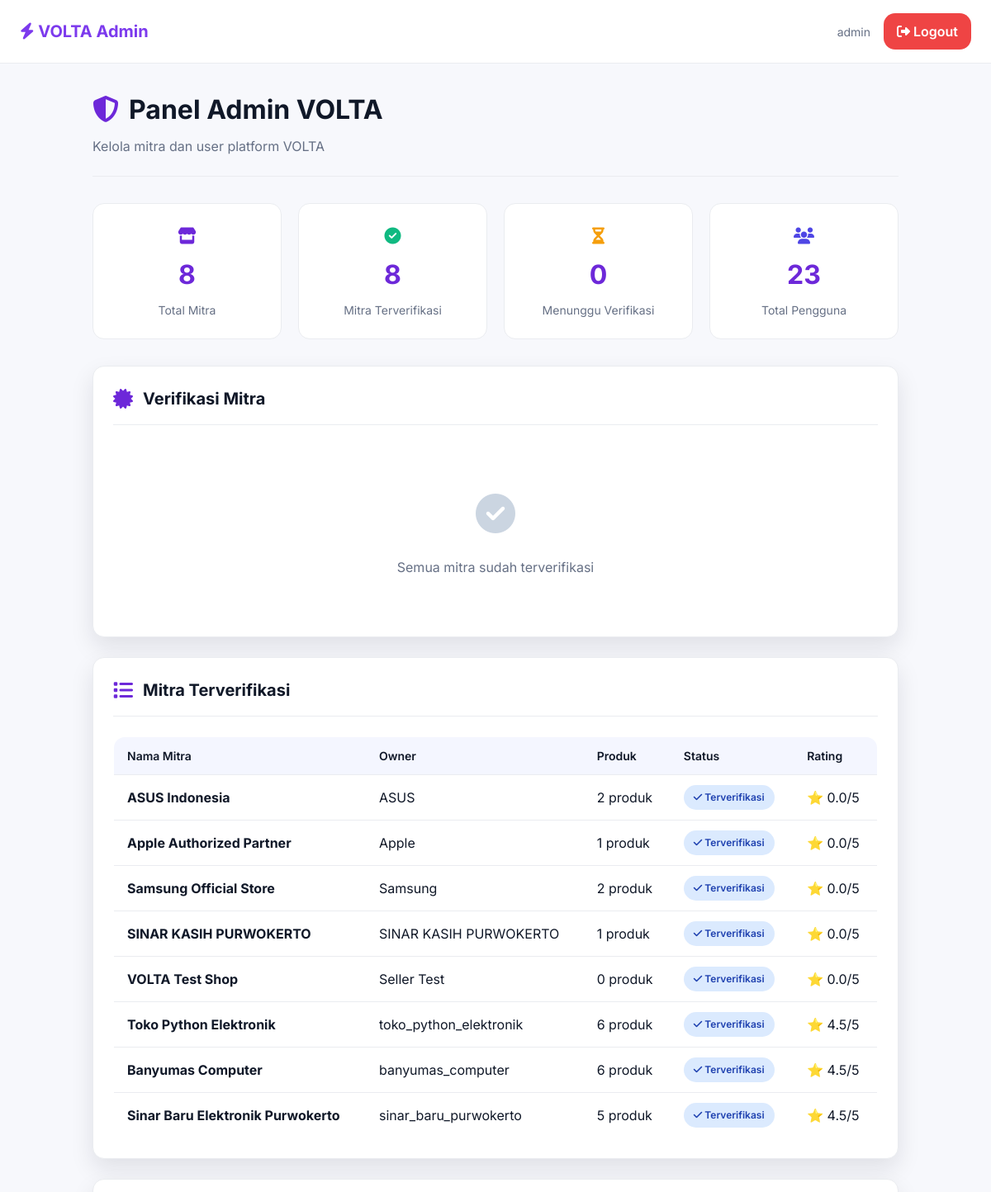
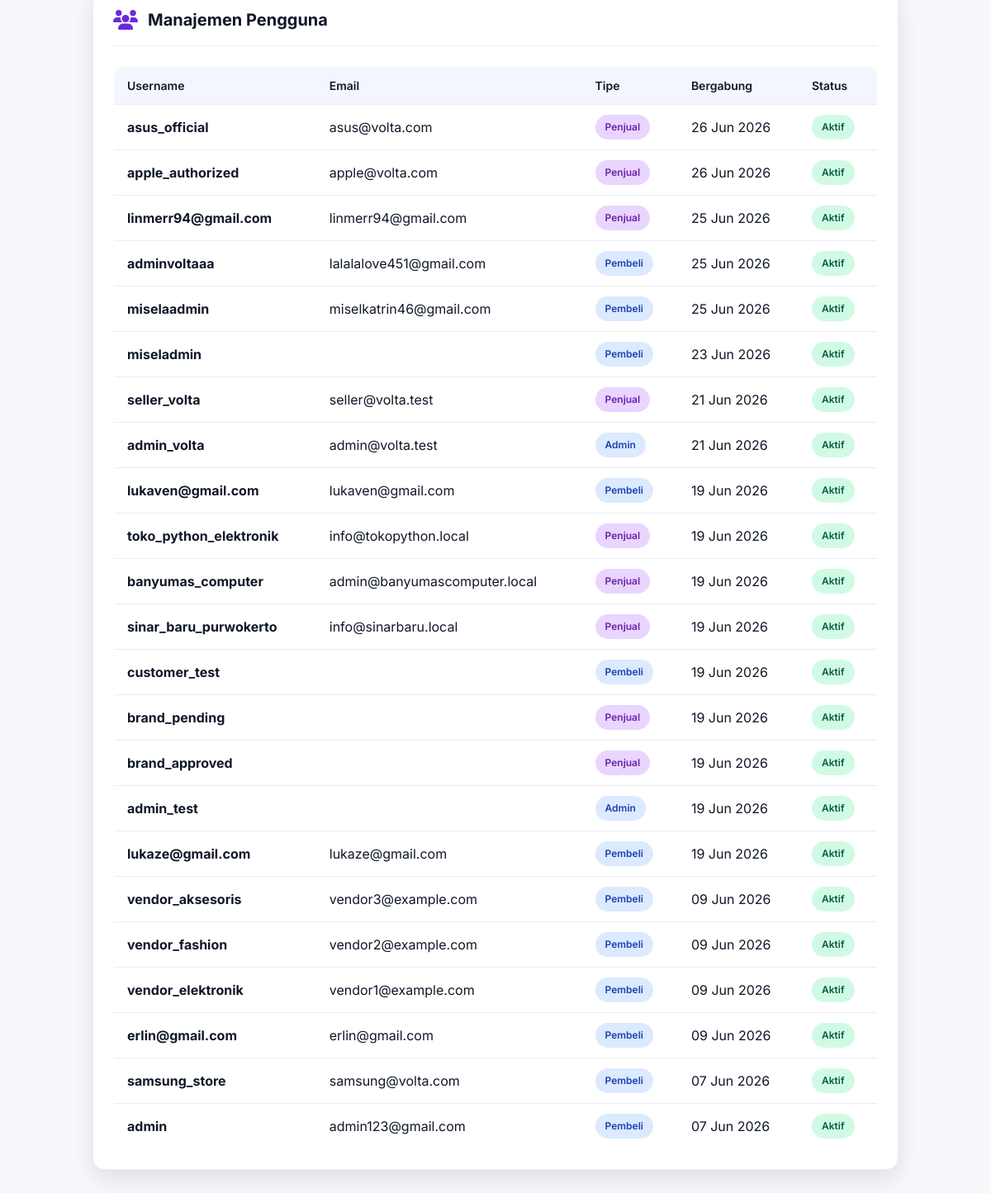
/brand-admin/ (signed in), run on the app's committed database (2 pictures, top to bottom).
### users/models.py (models this page shows, shortened)
class User(AbstractUser):
    ROLE_CHOICES = (
        ('admin', 'Administrator'),
        ('brand', 'Brand/Vendor'),
        ('customer', 'Customer'),
    )
    user_id = models.AutoField(primary_key=True)
    role = models.CharField(
        max_length=20,
        choices=ROLE_CHOICES,
        default='customer',
        help_text="Role pengguna dalam sistem (admin, brand, atau customer)"
    )
    full_name = models.CharField(
        max_length=255,
        blank=True,
        null=True,
        help_text="Nama lengkap pengguna"
    )
    phone = models.CharField(
        max_length=20,
        blank=True,
        null=True,
        unique=True,
        help_text="Nomor telepon kontak pengguna"
    )
    address_street = models.TextField(
        blank=True,
        null=True,
        help_text="Jalan dan nomor rumah"
    )
    address_city = models.CharField(
        max_length=100,
        blank=True,
        null=True,
        help_text="Kota/Kabupaten"
    )
    address_province = models.CharField(
        max_length=100,
        blank=True,
        null=True,
        help_text="Provinsi"
    )
    address_postal_code = models.CharField(
        max_length=100,
        blank=True,
        null=True,
        help_text="Kode pos"
    )
    is_active = models.BooleanField(
        default=True,
        help_text="Menunjukkan apakah user ini aktif atau tidak"
    )
    created_at = models.DateTimeField(
        auto_now_add=True,
        help_text="Tanggal dan waktu user dibuat"
    )
    updated_at = models.DateTimeField(
        auto_now=True,
        help_text="Tanggal dan waktu user terakhir diperbarui"
    )
    class Meta:
        verbose_name = _('User')
        verbose_name_plural = _('Users')
        db_table = 'users'
        ordering = ['-created_at']
        indexes = [
            models.Index(fields=['email']),
            models.Index(fields=['role']),
            models.Index(fields=['is_active']),
        ]

### master_products/models.py (models this page shows, shortened)
class Brand(models.Model):
    STATUS_CHOICES = (
        ('pending', 'Pending Approval'),
        ('approved', 'Approved'),
        ('rejected', 'Rejected'),
        ('suspended', 'Suspended'),
    )
    brand_id = models.AutoField(primary_key=True)
    user_id = models.OneToOneField(
        settings.AUTH_USER_MODEL,
        on_delete=models.CASCADE,
        related_name='brand_vendor',
        db_column='user_id',
        help_text="User/vendor yang memiliki brand ini"
    )
    brand_name = models.CharField(
        max_length=255,
        help_text="Nama brand/vendor"
    )
    logo = models.ImageField(
        upload_to='brands/logos/',
        blank=True,
        null=True,
        help_text="Logo brand (rekomendasi: PNG dengan background transparan)"
    )
    description = models.TextField(
        blank=True,
        null=True,
        help_text="Deskripsi detail tentang brand/vendor"
    )
    status = models.CharField(
        max_length=20,
        choices=STATUS_CHOICES,
        default='pending',
        help_text="Status persetujuan brand (pending, approved, rejected, suspended)"
    )
    approved_at = models.DateTimeField(
        blank=True,
        null=True,
        help_text="Tanggal brand disetujui oleh admin"
    )
    approved_by = models.ForeignKey(
        settings.AUTH_USER_MODEL,
        on_delete=models.SET_NULL,
        null=True,
        blank=True,
        related_name='approved_brands',
        db_column='approved_by',
        help_text="Admin yang menyetujui brand ini"
    )
    nib_or_ktp = models.CharField(
        max_length=50,
        unique=True,
        blank=True,
        null=True,
        db_column='nib_or_ktp',
        help_text="Nomor Induk Berusaha (NIB) atau Nomor KTP"
    )
    rating = models.FloatField(
        default=0.0,
        validators=[MinValueValidator(0.0), MaxValueValidator(5.0)],
        db_column='rating',
        help_text="Rating brand dari customer (0.0-5.0)"
    )
    created_at = models.DateTimeField(
        auto_now_add=True,
        help_text="Tanggal brand didaftar"
    )
    updated_at = models.DateTimeField(
        auto_now=True,
        help_text="Tanggal brand terakhir diperbarui"
    )
    class Meta:
        verbose_name = _('Brand')
        verbose_name_plural = _('Brands')
        db_table = 'brands'
        ordering = ['-created_at']
        indexes = [
            models.Index(fields=['status']),
            models.Index(fields=['user_id']),
            models.Index(fields=['created_at']),
        ]

### master_products/views.py (the view)
# urls.py: path('brand-admin/', views.admin_panel_view, name='admin_panel'),
@login_required(login_url='master_products:login')
def admin_panel_view(request):
    if not request.user.is_superuser:
        messages.error(request, '❌ Akses Ditolak! Hanya superuser yang dapat mengakses.')
        return redirect('master_products:product_list')
    total_brands = Brand.objects.count()
    verified_brands = Brand.objects.filter(status='approved').count()
    pending_brands = Brand.objects.filter(status='pending').count()
    pending_verification_brands = Brand.objects.filter(status='pending').select_related('user_id')
    verified_brands_list = Brand.objects.filter(status='approved').select_related('user_id').prefetch_related('products')
    total_users = User.objects.count()
    all_users = User.objects.all().order_by('-date_joined')[:50]
    context = {
        'total_brands': total_brands,
        'verified_brands': verified_brands,
        'pending_brands': pending_brands,
        'pending_verification_brands': pending_verification_brands,
        'verified_brands_list': verified_brands_list,
        'total_users': total_users,
        'all_users': all_users,
    }
    return render(request, 'master_products/admin_panel.html', context)

### master_products/templates/master_products/admin_panel.html (shortened to what this page needs)
<!DOCTYPE html>
<html lang="id">
<head>
    <script src="https://cdn.tailwindcss.com"></script>
    <link rel="stylesheet" href="https://cdnjs.cloudflare.com/ajax/libs/font-awesome/6.4.0/css/all.min.css">
</head>
<body>
    <div class="navbar">
        <a href="#" class="navbar-brand">
            <i class="fas fa-bolt"></i> VOLTA Admin
        </a>
        <div style="display: flex; align-items: center; gap: 16px;">
            <span style="font-size: 14px; color: var(--muted);">{{ user.username }}</span>
            <a href="{% url 'master_products:logout' %}" class="btn-logout">
                <i class="fas fa-sign-out-alt"></i> Logout
            </a>
        </div>
    </div>
    <div class="container">
        <div class="page-header">
            <h1 class="page-title"><i class="fas fa-shield-alt" style="color: var(--primary); margin-right: 12px;"></i>Panel Admin VOLTA</h1>
            <p class="page-subtitle">Kelola mitra dan user platform VOLTA</p>
        </div>
        <div class="stats-grid">
            <div class="stat-card">
                <div style="font-size: 20px; margin-bottom: 8px;"><i class="fas fa-store" style="color: var(--primary);"></i></div>
                <div class="stat-value">{{ total_brands }}</div>
                <div class="stat-label">Total Mitra</div>
            </div>
            <div class="stat-card">
                <div style="font-size: 20px; margin-bottom: 8px;"><i class="fas fa-check-circle" style="color: var(--success);"></i></div>
                <div class="stat-value">{{ verified_brands }}</div>
                <div class="stat-label">Mitra Terverifikasi</div>
            </div>
            <div class="stat-card">
                <div style="font-size: 20px; margin-bottom: 8px;"><i class="fas fa-hourglass-half" style="color: #f59e0b;"></i></div>
                <div class="stat-value">{{ pending_brands }}</div>
                <div class="stat-label">Menunggu Verifikasi</div>
            </div>
            <div class="stat-card">
                <div style="font-size: 20px; margin-bottom: 8px;"><i class="fas fa-users" style="color: var(--accent);"></i></div>
                <div class="stat-value">{{ total_users }}</div>
                <div class="stat-label">Total Pengguna</div>
            </div>
        </div>
        <div class="card">
            <div class="card-header">
                <i class="fas fa-certificate card-icon"></i>
                <div class="card-title">Verifikasi Mitra</div>
            </div>
            {% if pending_verification_brands %}
                <table>
                    <thead>
                        <tr>
                            <th>Nama Mitra</th>
                            <th>Kontak</th>
                            <th>Status</th>
                            <th>Tanggal Daftar</th>
                            <th>Aksi</th>
                        </tr>
                    </thead>
                    <tbody>
                        {% for brand in pending_verification_brands %}
                            <tr>
                                <td>
                                    <strong>{{ brand.brand_name }}</strong>
                                </td>
                                <td>{{ brand.user_id.email }}</td>
                                <td>
                                    <span class="badge badge-pending">
                                        <i class="fas fa-hourglass-half"></i> Menunggu
                                    </span>
                                </td>
                                <td>{{ brand.created_at|date:"d M Y" }}</td>
                                <td style="display: flex; gap: 8px;">
                                    <form method="POST" action="{% url 'master_products:admin_verify_brand' brand.brand_id %}" style="display: inline;">
                                        {% csrf_token %}
                                        <button type="submit" class="btn-primary" style="padding: 6px 12px; font-size: 12px;">
                                            <i class="fas fa-check"></i> Verifikasi
                                        </button>
                                    </form>
                                    <form method="POST" action="{% url 'master_products:admin_reject_brand' brand.brand_id %}" style="display: inline;">
                                        {% csrf_token %}
                                        <button type="submit" class="btn-secondary" style="padding: 6px 12px; font-size: 12px; color: var(--danger); border-color: var(--danger);">
                                            <i class="fas fa-times"></i> Tolak
                                        </button>
                                    </form>
                                </td>
                            </tr>
                        {% endfor %}
                    </tbody>
                </table>
            {% else %}
                <div class="empty-state">
                    <div class="empty-icon"><i class="fas fa-check-circle"></i></div>
                    <p>Semua mitra sudah terverifikasi</p>
                </div>
            {% endif %}
        </div>
        <div class="card">
            <div class="card-header">
                <i class="fas fa-list card-icon"></i>
                <div class="card-title">Mitra Terverifikasi</div>
            </div>
            {% if verified_brands_list %}
                <table>
                    <thead>
                        <tr>
                            <th>Nama Mitra</th>
                            <th>Owner</th>
                            <th>Produk</th>
                            <th>Status</th>
                            <th>Rating</th>
                        </tr>
                    </thead>
                    <tbody>
                        {% for brand in verified_brands_list %}
                            <tr>
                                <td><strong>{{ brand.brand_name }}</strong></td>
                                <td>{{ brand.user_id.get_full_name|default:brand.user_id.username }}</td>
                                <td>{{ brand.products.count }} produk</td>
                                <td><span class="badge badge-verified"><i class="fas fa-check"></i> Terverifikasi</span></td>
                                <td>⭐ {{ brand.rating|floatformat:1 }}/5</td>
                            </tr>
                        {% endfor %}
                    </tbody>
                </table>
            {% else %}
                <div class="empty-state">
                    <div class="empty-icon"><i class="fas fa-store"></i></div>
                    <p>Tidak ada mitra terverifikasi</p>
                </div>
            {% endif %}
        </div>
        <div class="card">
            <div class="card-header">
                <i class="fas fa-users card-icon"></i>
                <div class="card-title">Manajemen Pengguna</div>
            </div>
            {% if all_users %}
                <table>
                    <thead>
                        <tr>
                            <th>Username</th>
                            <th>Email</th>
                            <th>Tipe</th>
                            <th>Bergabung</th>
                            <th>Status</th>
                        </tr>
                    </thead>
                    <tbody>
                        {% for user in all_users %}
                            <tr>
                                <td><strong>{{ user.username }}</strong></td>
                                <td>{{ user.email }}</td>
                                <td>
                                    {% if user.role == 'admin' %}
                                        <span class="badge badge-verified">Admin</span>
                                    {% elif user.role == 'brand' %}
                                        <span class="badge" style="background: #e9d5ff; color: #6b21a8;">Penjual</span>
                                    {% else %}
                                        <span class="badge" style="background: #dbeafe; color: #1e40af;">Pembeli</span>
                                    {% endif %}
                                </td>
                                <td>{{ user.date_joined|date:"d M Y" }}</td>
                                <td>
                                    {% if user.is_active %}
                                        <span class="badge badge-active">Aktif</span>
                                    {% else %}
                                        <span class="badge badge-pending">Nonaktif</span>
                                    {% endif %}
                                </td>
                            </tr>
                        {% endfor %}
                    </tbody>
                </table>
            {% else %}
                <div class="empty-state">
                    <div class="empty-icon"><i class="fas fa-users"></i></div>
                    <p>Tidak ada pengguna</p>
                </div>
            {% endif %}
        </div>
    </div>
</body>
</html>

### data on the page
User: username "admin", email "admin123@gmail.com", role "Pembeli", date_joined "07 Jun 2026", is_active "Aktif"
Brand: brand_name "ASUS Indonesia", user_id.get_full_name "ASUS", products.count "2", rating "0.0"
Brand: brand_name "Apple Authorized Partner", user_id.get_full_name "Apple", products.count "1", rating "0.0"
Brand: brand_name "Samsung Official Store", user_id.get_full_name "Samsung", products.count "2", rating "0.0"
Brand: brand_name "SINAR KASIH PURWOKERTO", user_id.get_full_name "SINAR KASIH PURWOKERTO", products.count "1", rating "0.0"
Brand: brand_name "VOLTA Test Shop", user_id.get_full_name "Seller Test", products.count "0", rating "0.0"
Brand: brand_name "Toko Python Elektronik", user_id.get_full_name "toko_python_elektronik", products.count "6", rating "4.5"
Brand: brand_name "Banyumas Computer", user_id.get_full_name "banyumas_computer", products.count "6", rating "4.5"
Brand: brand_name "Sinar Baru Elektronik Purwokerto", user_id.get_full_name "sinar_baru_purwokerto", products.count "5", rating "4.5"
User: username "asus_official", email "asus@volta.com", role "Penjual", date_joined "26 Jun 2026", is_active "Aktif"
User: username "apple_authorized", email "apple@volta.com", role "Penjual", date_joined "26 Jun 2026", is_active "Aktif"
User: username "linmerr94@gmail.com", email "linmerr94@gmail.com", role "Penjual", date_joined "25 Jun 2026", is_active "Aktif"
User: username "adminvoltaaa", email "lalalalove451@gmail.com", role "Pembeli", date_joined "25 Jun 2026", is_active "Aktif"
User: username "miselaadmin", email "miselkatrin46@gmail.com", role "Pembeli", date_joined "25 Jun 2026", is_active "Aktif"
User: username "miseladmin", role "Pembeli", date_joined "23 Jun 2026", is_active "Aktif"
User: username "seller_volta", email "seller@volta.test", role "Penjual", date_joined "21 Jun 2026", is_active "Aktif"
User: username "admin_volta", email "admin@volta.test", role "Admin", date_joined "21 Jun 2026", is_active "Aktif"
User: username "lukaven@gmail.com", email "lukaven@gmail.com", role "Pembeli", date_joined "19 Jun 2026", is_active "Aktif"
User: username "toko_python_elektronik", email "info@tokopython.local", role "Penjual", date_joined "19 Jun 2026", is_active "Aktif"
User: username "banyumas_computer", email "admin@banyumascomputer.local", role "Penjual", date_joined "19 Jun 2026", is_active "Aktif"
User: username "sinar_baru_purwokerto", email "info@sinarbaru.local", role "Penjual", date_joined "19 Jun 2026", is_active "Aktif"
User: username "customer_test", role "Pembeli", date_joined "19 Jun 2026", is_active "Aktif"
User: username "brand_pending", role "Penjual", date_joined "19 Jun 2026", is_active "Aktif"
User: username "brand_approved", role "Penjual", date_joined "19 Jun 2026", is_active "Aktif"
User: username "admin_test", role "Admin", date_joined "19 Jun 2026", is_active "Aktif"
User: username "lukaze@gmail.com", email "lukaze@gmail.com", role "Pembeli", date_joined "19 Jun 2026", is_active "Aktif"
User: username "vendor_aksesoris", email "vendor3@example.com", role "Pembeli", date_joined "09 Jun 2026", is_active "Aktif"
User: username "vendor_fashion", email "vendor2@example.com", role "Pembeli", date_joined "09 Jun 2026", is_active "Aktif"
User: username "vendor_elektronik", email "vendor1@example.com", role "Pembeli", date_joined "09 Jun 2026", is_active "Aktif"
User: username "erlin@gmail.com", email "erlin@gmail.com", role "Pembeli", date_joined "09 Jun 2026", is_active "Aktif"
User: username "samsung_store", email "samsung@volta.com", role "Pembeli", date_joined "07 Jun 2026", is_active "Aktif"

### other printed values
{{ total_brands }} "8"
{{ verified_brands }} "8"
{{ pending_brands }} "0"
{{ total_users }} "23"
